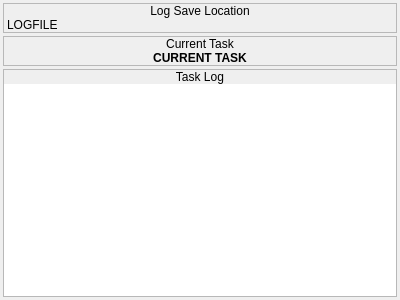
<?xml version="1.0" encoding="UTF-8"?>
<ui version="4.0">
 <class>ProcessLogDialog</class>
 <widget class="QDialog" name="ProcessLogDialog">
  <property name="windowModality">
   <enum>Qt::ApplicationModal</enum>
  </property>
  <property name="geometry">
   <rect>
    <x>0</x>
    <y>0</y>
    <width>400</width>
    <height>300</height>
   </rect>
  </property>
  <property name="sizePolicy">
   <sizepolicy hsizetype="Fixed" vsizetype="Fixed">
    <horstretch>0</horstretch>
    <verstretch>0</verstretch>
   </sizepolicy>
  </property>
  <property name="minimumSize">
   <size>
    <width>400</width>
    <height>300</height>
   </size>
  </property>
  <property name="maximumSize">
   <size>
    <width>400</width>
    <height>300</height>
   </size>
  </property>
  <property name="windowTitle">
   <string>Process Log</string>
  </property>
  <property name="windowIcon">
   <iconset resource="gui_icons.qrc">
    <normaloff>:/icons/openrpgmaker.png</normaloff>:/icons/openrpgmaker.png</iconset>
  </property>
  <property name="styleSheet">
   <string notr="true">.QFrame
{
	border-width: 1px;
	border-style: solid;
	border-color: palette(window-text);
}

.QFrame&gt;QLabel
{
	border-width: 0px;
	background-color: palette(window-text);
	color: palette(window);
	font-weight: bold;
}

.QFrame&gt;QCheckBox
{
	background-color: palette(window-text);
	border-width: 0px;
	border-style: none;
	color: palette(window);
	spacing: 3px;
	font-weight: bold;
	padding: 0px 0px 0px 3px;
}

.QFrame&gt;QCheckBox::indicator
{
	min-width: 8px;
	max-width: 8px;
	min-height: 8px;
	max-height: 8px;
	width: 8px;
	height: 8px;
	border-width: 2px;
	border-radius: 0px;
	border-style: ridge;
	border-color: palette(mid);
}

.QFrame&gt;QCheckBox::indicator:unchecked
{
	background-color: palette(base);
}

.QFrame&gt;QCheckBox::indicator:checked
{
	background-color: palette(window-text);
}

.QFrame&gt;QCheckBox::indicator:hover
{
	border-color: palette(highlight);
}</string>
  </property>
  <layout class="QVBoxLayout" name="verticalLayout_4">
   <property name="spacing">
    <number>3</number>
   </property>
   <property name="margin">
    <number>3</number>
   </property>
   <item>
    <widget class="QFrame" name="frame_3">
     <property name="frameShape">
      <enum>QFrame::StyledPanel</enum>
     </property>
     <property name="frameShadow">
      <enum>QFrame::Raised</enum>
     </property>
     <layout class="QVBoxLayout" name="verticalLayout_5">
      <property name="spacing">
       <number>0</number>
      </property>
      <property name="margin">
       <number>0</number>
      </property>
      <item>
       <widget class="QLabel" name="label_3">
        <property name="sizePolicy">
         <sizepolicy hsizetype="Preferred" vsizetype="Fixed">
          <horstretch>0</horstretch>
          <verstretch>0</verstretch>
         </sizepolicy>
        </property>
        <property name="text">
         <string>Log Save Location</string>
        </property>
        <property name="alignment">
         <set>Qt::AlignCenter</set>
        </property>
       </widget>
      </item>
      <item>
       <widget class="QWidget" name="widget_3" native="true">
        <layout class="QHBoxLayout" name="horizontalLayout_2">
         <property name="spacing">
          <number>0</number>
         </property>
         <property name="leftMargin">
          <number>3</number>
         </property>
         <property name="topMargin">
          <number>0</number>
         </property>
         <property name="rightMargin">
          <number>3</number>
         </property>
         <property name="bottomMargin">
          <number>0</number>
         </property>
         <item>
          <widget class="QLabel" name="lblLogFile">
           <property name="text">
            <string>LOGFILE</string>
           </property>
          </widget>
         </item>
        </layout>
       </widget>
      </item>
     </layout>
    </widget>
   </item>
   <item>
    <widget class="QFrame" name="frame">
     <property name="frameShape">
      <enum>QFrame::StyledPanel</enum>
     </property>
     <property name="frameShadow">
      <enum>QFrame::Raised</enum>
     </property>
     <layout class="QVBoxLayout" name="verticalLayout">
      <property name="spacing">
       <number>0</number>
      </property>
      <property name="margin">
       <number>0</number>
      </property>
      <item>
       <widget class="QLabel" name="label">
        <property name="sizePolicy">
         <sizepolicy hsizetype="Preferred" vsizetype="Fixed">
          <horstretch>0</horstretch>
          <verstretch>0</verstretch>
         </sizepolicy>
        </property>
        <property name="text">
         <string>Current Task</string>
        </property>
        <property name="alignment">
         <set>Qt::AlignCenter</set>
        </property>
       </widget>
      </item>
      <item>
       <widget class="QWidget" name="widget" native="true">
        <layout class="QHBoxLayout" name="horizontalLayout">
         <property name="spacing">
          <number>0</number>
         </property>
         <property name="leftMargin">
          <number>3</number>
         </property>
         <property name="topMargin">
          <number>0</number>
         </property>
         <property name="rightMargin">
          <number>3</number>
         </property>
         <property name="bottomMargin">
          <number>0</number>
         </property>
         <item>
          <widget class="QLabel" name="lblCurrentTask">
           <property name="font">
            <font>
             <weight>75</weight>
             <bold>true</bold>
            </font>
           </property>
           <property name="text">
            <string>CURRENT TASK</string>
           </property>
           <property name="alignment">
            <set>Qt::AlignCenter</set>
           </property>
          </widget>
         </item>
        </layout>
       </widget>
      </item>
     </layout>
    </widget>
   </item>
   <item>
    <widget class="QFrame" name="frame_2">
     <property name="frameShape">
      <enum>QFrame::StyledPanel</enum>
     </property>
     <property name="frameShadow">
      <enum>QFrame::Raised</enum>
     </property>
     <layout class="QVBoxLayout" name="verticalLayout_2">
      <property name="spacing">
       <number>0</number>
      </property>
      <property name="margin">
       <number>0</number>
      </property>
      <item>
       <widget class="QLabel" name="label_2">
        <property name="sizePolicy">
         <sizepolicy hsizetype="Preferred" vsizetype="Fixed">
          <horstretch>0</horstretch>
          <verstretch>0</verstretch>
         </sizepolicy>
        </property>
        <property name="text">
         <string>Task Log</string>
        </property>
        <property name="alignment">
         <set>Qt::AlignCenter</set>
        </property>
       </widget>
      </item>
      <item>
       <widget class="QWidget" name="widget_2" native="true">
        <layout class="QVBoxLayout" name="verticalLayout_3">
         <property name="spacing">
          <number>0</number>
         </property>
         <property name="margin">
          <number>0</number>
         </property>
         <item>
          <widget class="QListWidget" name="lwTaskLog">
           <property name="frameShape">
            <enum>QFrame::NoFrame</enum>
           </property>
           <property name="horizontalScrollBarPolicy">
            <enum>Qt::ScrollBarAlwaysOff</enum>
           </property>
           <property name="selectionMode">
            <enum>QAbstractItemView::NoSelection</enum>
           </property>
           <property name="verticalScrollMode">
            <enum>QAbstractItemView::ScrollPerPixel</enum>
           </property>
           <property name="horizontalScrollMode">
            <enum>QAbstractItemView::ScrollPerPixel</enum>
           </property>
          </widget>
         </item>
        </layout>
       </widget>
      </item>
     </layout>
    </widget>
   </item>
  </layout>
 </widget>
 <resources>
  <include location="gui_icons.qrc"/>
 </resources>
 <connections/>
</ui>
